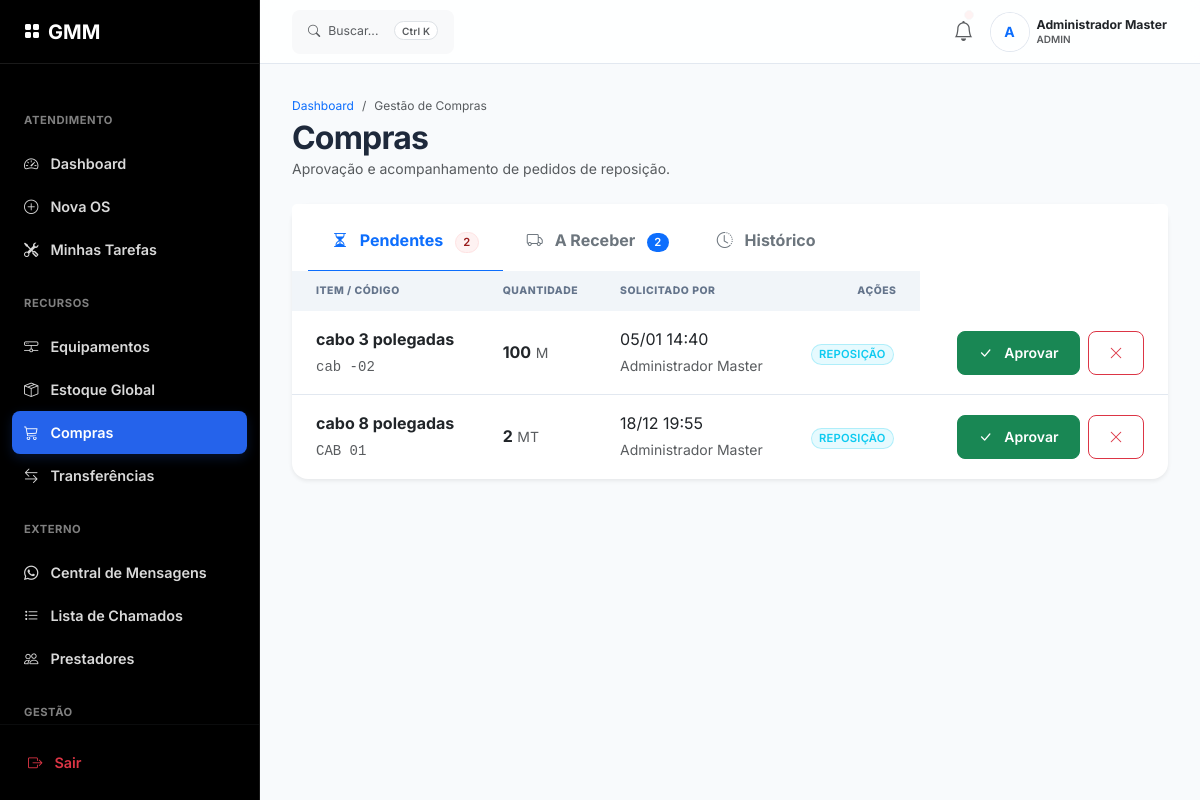
The page /admin/compras (signed in) on the database as committed earlier.
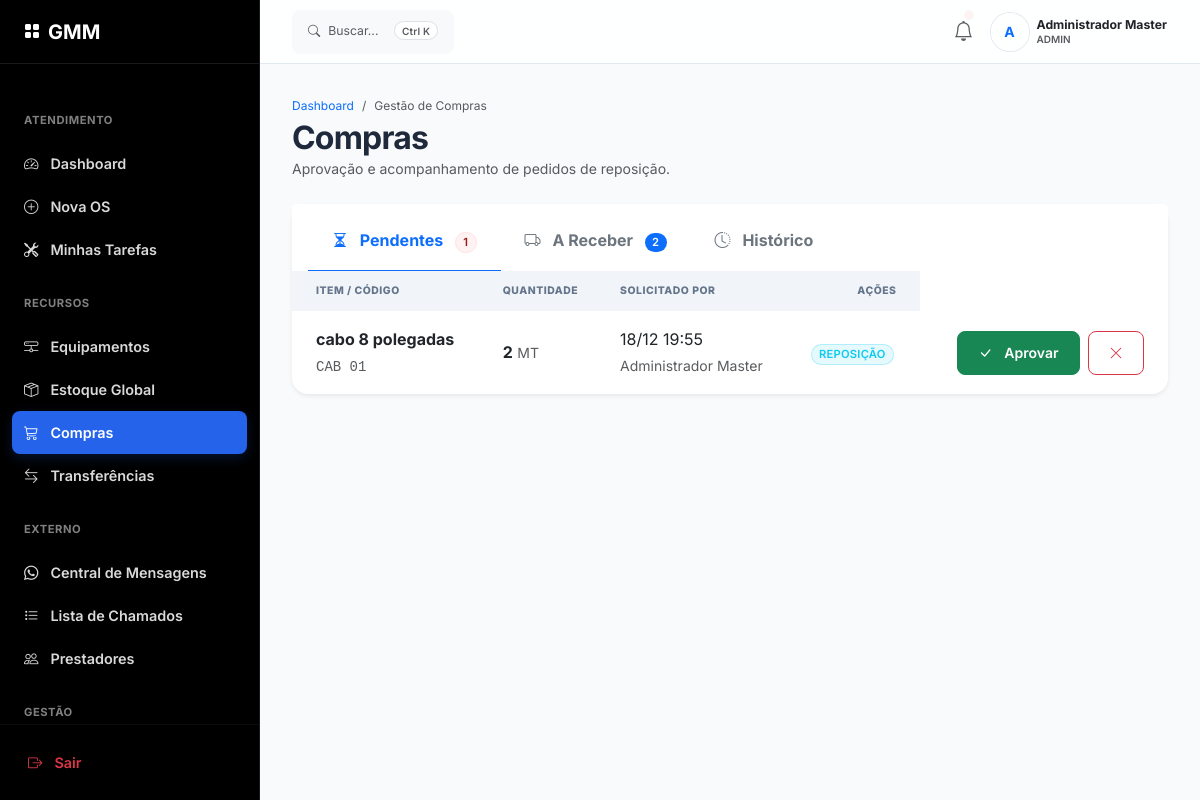
The same page on the database as committed later.
### app/models/estoque_models.py (models this page shows)
class PedidoCompra(db.Model):
    __tablename__ = 'pedidos_compra'
    id = db.Column(db.Integer, primary_key=True)
    fornecedor_id = db.Column(db.Integer, db.ForeignKey('fornecedores.id'), nullable=True)
    estoque_id = db.Column(db.Integer, db.ForeignKey('estoque.id'), nullable=False)
    quantidade = db.Column(db.Numeric(10, 3), nullable=False)
    data_solicitacao = db.Column(db.DateTime, default=datetime.utcnow)
    data_chegada = db.Column(db.DateTime, nullable=True)
    status = db.Column(db.String(20), default='pendente')
    solicitante_id = db.Column(db.Integer, db.ForeignKey('usuarios.id'), nullable=True)
    aprovador_id = db.Column(db.Integer, db.ForeignKey('usuarios.id'), nullable=True)
    recebedor_id = db.Column(db.Integer, db.ForeignKey('usuarios.id'), nullable=True)
    token_aprovacao = db.Column(db.String(64), unique=True, nullable=True)
    token_expira_em = db.Column(db.DateTime, nullable=True)
    justificativa = db.Column(db.Text, nullable=True)
    unidade_destino_id = db.Column(db.Integer, db.ForeignKey('unidades.id'), nullable=True)
    fornecedor = db.relationship('Fornecedor', backref='pedidos')
    peca = db.relationship('Estoque')
    solicitante = db.relationship('Usuario', foreign_keys=[solicitante_id])
    aprovador = db.relationship('Usuario', foreign_keys=[aprovador_id])
    recebedor = db.relationship('Usuario', foreign_keys=[recebedor_id])
    unidade_destino = db.relationship('Unidade', foreign_keys=[unidade_destino_id])

class Estoque(db.Model):
    __tablename__ = 'estoque'
    id = db.Column(db.Integer, primary_key=True)
    codigo = db.Column(db.String(20), unique=True, nullable=False)
    nome = db.Column(db.String(150), nullable=False)
    categoria_id = db.Column(db.Integer, db.ForeignKey('categorias_estoque.id'))
    unidade_medida = db.Column(db.String(5), nullable=False)
    quantidade_atual = db.Column(db.Numeric(10, 3), nullable=False, default=0)
    quantidade_minima = db.Column(db.Numeric(10, 3), nullable=False, default=5)
    valor_unitario = db.Column(db.Numeric(10, 2), nullable=True)
    localizacao = db.Column(db.String(100), nullable=True)
    unidade_id = db.Column(db.Integer, db.ForeignKey('unidades.id'), nullable=True)
    updated_at = db.Column(db.DateTime, default=datetime.utcnow, onupdate=datetime.utcnow)
    categoria = db.relationship('CategoriaEstoque', backref='itens')
    unidade = db.relationship('Unidade', backref='estoque_itens')

### app/models/models.py (models this page shows, shortened)
class Usuario(UserMixin, db.Model):
    __tablename__ = 'usuarios'
    id = db.Column(db.Integer, primary_key=True)
    nome = db.Column(db.String(100), nullable=False)
    username = db.Column(db.String(50), unique=True, nullable=False)
    telefone = db.Column(db.String(20), nullable=True)
    email = db.Column(db.String(120), unique=True, nullable=True)
    senha_hash = db.Column(db.String(255), nullable=False)
    tipo = db.Column(db.String(20), nullable=False)
    foto_perfil = db.Column(db.String(255), nullable=True) # [Novo PRD 3.1.1]
    unidade_padrao_id = db.Column(db.Integer, db.ForeignKey('unidades.id'), nullable=True)
    ativo = db.Column(db.Boolean, default=True)
    ultimo_acesso = db.Column(db.DateTime, nullable=True)
    created_at = db.Column(db.DateTime, default=datetime.utcnow)
    registros = db.relationship('RegistroPonto', backref='usuario', lazy=True)

### app/routes/admin.py (the view)
@bp.route('/compras', methods=['GET'])
@login_required
def compras_painel():
    pendentes = PedidoCompra.query.filter_by(status='pendente').order_by(PedidoCompra.data_solicitacao.desc()).all()
    aprovados = PedidoCompra.query.filter(PedidoCompra.status.in_(['aprovado', 'encomendado'])).all()
    historico = PedidoCompra.query.filter(PedidoCompra.status.in_(['entregue', 'cancelado'])).order_by(PedidoCompra.data_solicitacao.desc()).limit(20).all()
    fornecedores = Fornecedor.query.all()
    unidades = Unidade.query.all()
    return render_template('compras.html',
                         pendentes=pendentes,
                         aprovados=aprovados,
                         historico=historico,
                         fornecedores=fornecedores,
                         unidades=unidades,
                         today=datetime.utcnow().date())

### app/routes/admin.py (called while the page is built, shortened)
@bp.before_request
def restrict_to_admin():
    if request.endpoint == 'admin.buscar_fornecedores_peca':
        return
    if current_user.is_authenticated and current_user.tipo == 'comprador':
        if request.endpoint in ['admin.compras_painel', 'admin.aprovar_pedido', 'admin.rejeitar_pedido', 'admin.receber_pedido''admin.transferencias_painel','admin.aprovar_transferencia','admin.rejeitar_transferencia']:
            return
    if not current_user.is_authenticated or current_user.tipo not in ['admin']:
        abort(403)

### app/templates/compras.html (shortened to what the changed rows need)
{% extends "base.html" %}
{% block content %}
<div class="mb-4 d-flex flex-column flex-md-row justify-content-between align-items-md-center gap-3">
    <div>
        <h2 class="mb-0 fw-bold">Compras</h2>
    </div>
</div>
<div class="card border-0 shadow-sm">
    <div class="card-header bg-white border-0 pb-0">
        <ul class="nav nav-tabs border-0" id="purchaseTabs" role="tablist">
            <li class="nav-item">
                <button class="nav-link active fw-bold border-0 px-4 py-3" id="pendentes-tab" data-bs-toggle="tab"
                    data-bs-target="#pendentes" type="button">
                    <i class="bi bi-hourglass-split me-2"></i> Pendentes
                    <span class="badge bg-danger ms-2">{{ pendentes|length }}</span>
                </button>
            </li>
        </ul>
    </div>
    <div class="card-body p-0">
        <div class="tab-content" id="purchaseTabsContent">
            <div class="tab-pane fade show active" id="pendentes" role="tabpanel">
                <div class="table-responsive">
                    <table class="table table-hover align-middle mb-0">
                        <thead class="bg-light">
                            <tr>
                                <th class="ps-4">Item / Código</th>
                                <th>Quantidade</th>
                                <th>Solicitado por</th>
                                <th class="text-end pe-4">Ações</th>
                            </tr>
                        </thead>
                        <tbody>
                            {% for pedido in pendentes %}
                            <tr>
                                <td class="ps-4">
                                    <div class="fw-bold">{{ pedido.peca.nome }}</div>
                                    <small class="text-muted font-monospace">{{ pedido.peca.codigo }}</small>
                                </td>
                                <td>
                                    <span class="fw-bold fs-6">{{ "{:g}".format(pedido.quantidade|float) }}</span>
                                    <small class="text-muted">{{ pedido.peca.unidade_medida }}</small>
                                </td>
                                <td>
                                    <div>{{ pedido.data_solicitacao.strftime('%d/%m %H:%M') }}</div>
                                    <small class="text-muted">{{ pedido.solicitante.nome if pedido.solicitante else
                                        'N/A' }}</small>
                                </td>
                                <td>
                                    {% if pedido.peca.quantidade_atual <= pedido.peca.quantidade_minima %} <span
                                        class="badge bg-danger shadow-sm">CRÍTICO</span>
                                        {% else %}
                                        <span
                                            class="badge bg-info bg-opacity-10 text-info border border-info border-opacity-25">REPOSIÇÃO</span>
                                        {% endif %}
                                </td>
                                <td class="text-end pe-4">
                                    <button class="btn btn-sm btn-success me-1"
                                        onclick="abrirModalAprovar({{ pedido.id }}, {{ pedido.peca.nome|tojson|forceescape }})">
                                        <i class="bi bi-check-lg me-1"></i> Aprovar
                                    </button>
                                    <button class="btn btn-sm btn-outline-danger"
                                        onclick="rejeitarPedido({{ pedido.id }})">
                                        <i class="bi bi-x-lg"></i>
                                    </button>
                                </td>
                            </tr>
                            {% else %}
                            <tr>
                                <td colspan="5" class="text-center py-5 text-muted">Aguardando novas solicitações.</td>
                            </tr>
                            {% endfor %}
                        </tbody>
                    </table>
                </div>
            </div>
        </div>
    </div>
</div>
{% endblock %}

Rows that differ between the two databases and show on the page:
no longer on this page (row edited): PedidoCompra: peca.nome "cabo 3 polegadas", peca.codigo "cab -02", quantidade "100", peca.unidade_medida "M", data_solicitacao "05/01 14:40", solicitante "Administrador Master"
Other text that changed with them:
{{ pendentes|length }}: "2" → "1"
